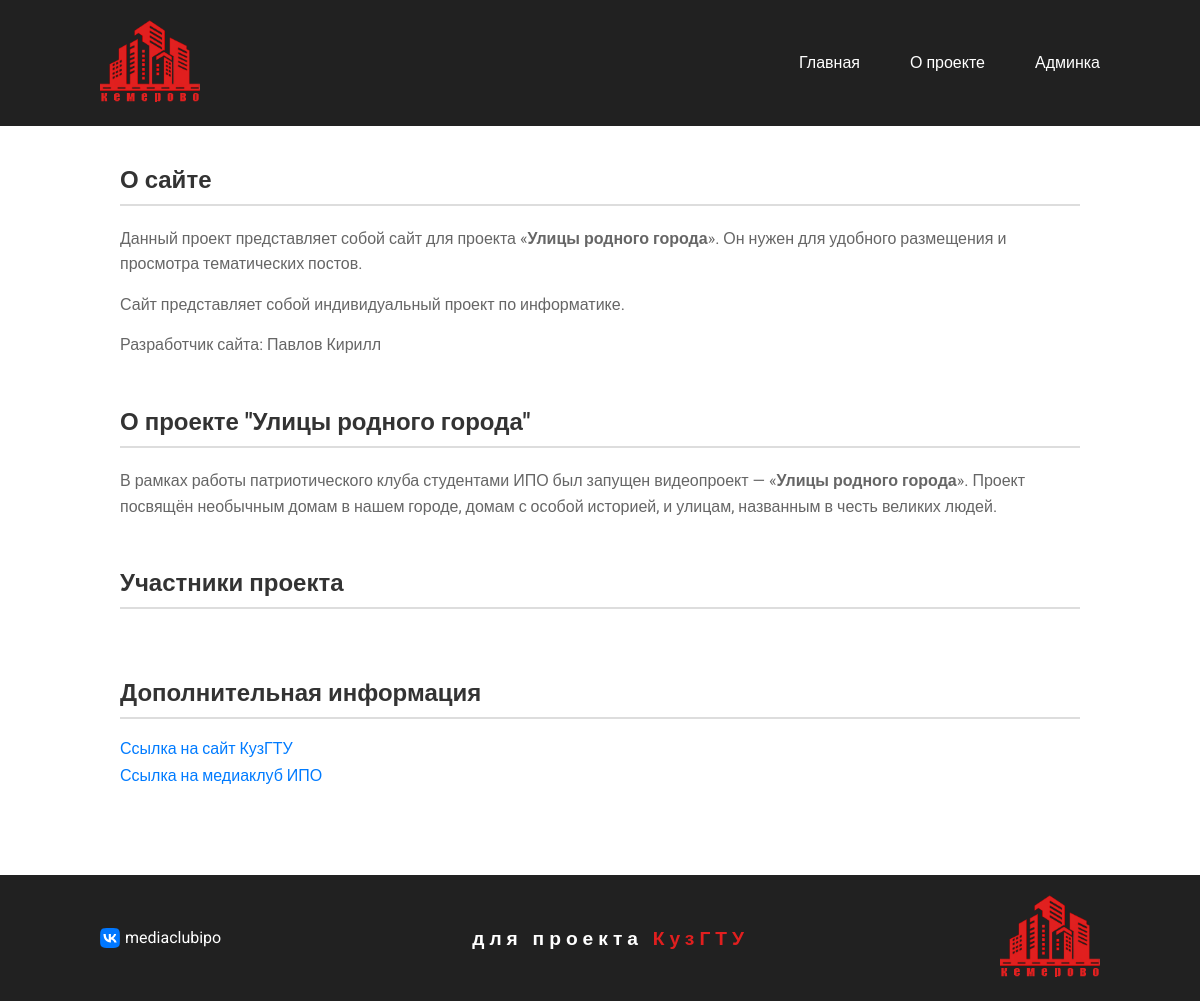
Page /about/ on the earlier database version.
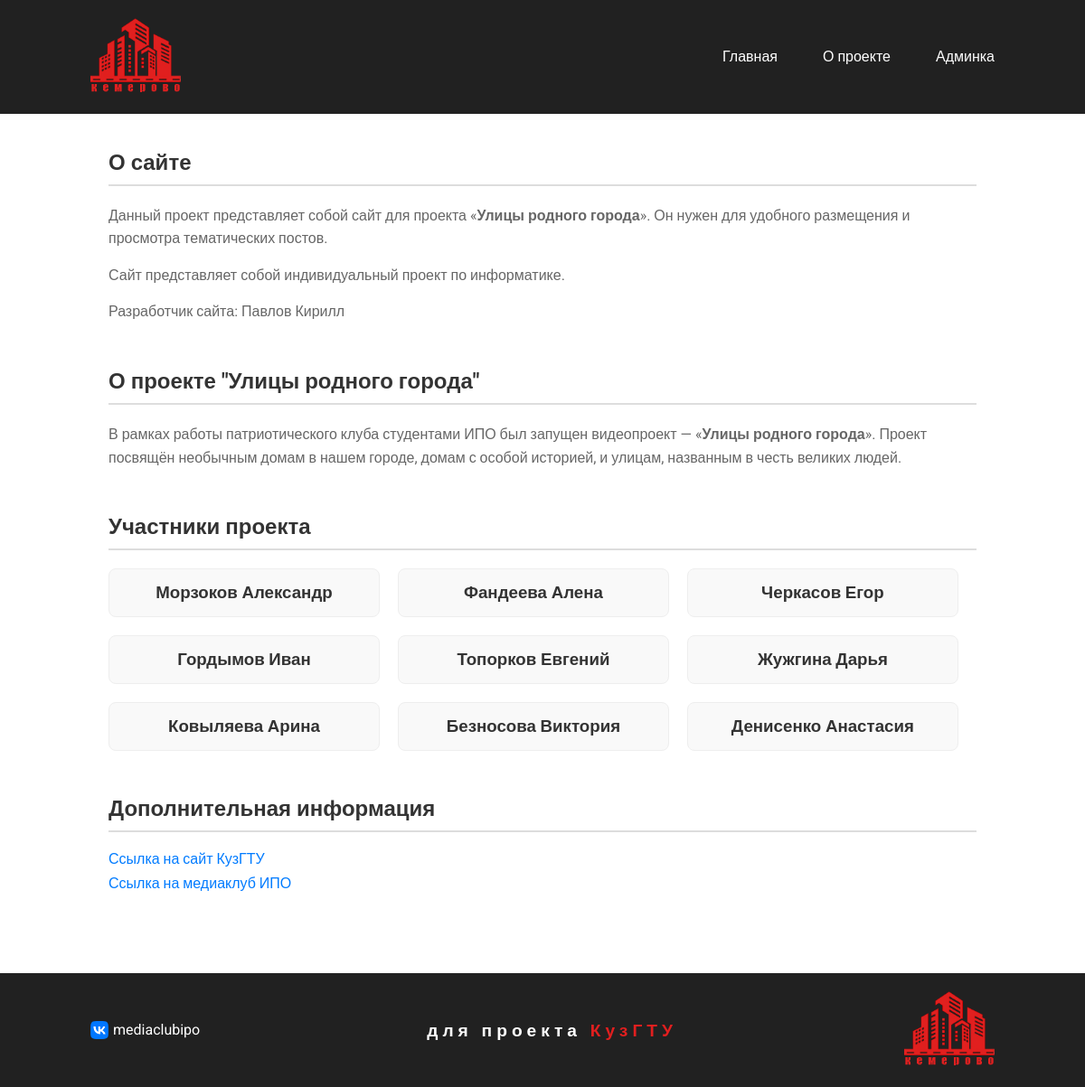
Same page on the later database version.
### config/models.py (models this page shows, shortened)
class Participant(models.Model):
	first_name = models.CharField(verbose_name='Имя', max_length=255, default='')
	last_name = models.CharField(verbose_name='Фамилия', max_length=255, default='')
	class Meta:
		verbose_name = 'Участник проекта'
		verbose_name_plural = 'Участники проекта'

### streets/views.py (the view)
# urls.py: path('about/', views.about, name='about')
def about(request):
	participants = Participant.objects.all()
	return render(request, 'about.html', {**default_context, 'participants': participants})

### streets/templates/about.html (shortened to what this page needs)
{% extends 'base.html' %}
{% load static %}
{% block head %}
<link rel="stylesheet" href="{% static 'css/about.css' %}">
<link rel="stylesheet" href="{% static 'css/adaptive_about.css' %}">
{% endblock %}
{% block content %}
<div class="container about-container">
	<section class="about-site">
		<h2>О сайте</h2>
		<p>
			Данный проект представляет собой сайт для проекта «<b>{{ project_name }}</b>». Он нужен для удобного размещения и просмотра тематических постов.
		</p>
		<p>
			Сайт представляет собой индивидуальный проект по информатике.
		</p>
		<p>
			Разработчик сайта: Павлов Кирилл
		</p>
	</section>
	<section class="about-project">
		<h2>О проекте "{{ project_name }}"</h2>
		<p>
			{{project_text|safe}}
		</p>
	</section>
	<section class="about-participants">
		<h2>Участники проекта</h2>
		<div class="participant-list">
			{% for participant in participants %}
				<div class="participant-card">
					<h3>{{participant.last_name}} {{ participant.first_name }}</h3>
				</div>
			{% endfor %}
			</div>
	</section>
	<section class="about-additional">
		<h2>Дополнительная информация</h2>
		<ul>
			<li><a href="https://kuzstu.ru/">Ссылка на сайт КузГТУ</a></li>
			<li><a href="https://vk.com/mediaclubipo">Ссылка на медиаклуб ИПО</a></li>
		</ul>
	</section>
</div>
{% endblock %}

### streets/templates/base.html (shortened to what this page needs)
{% load static %}
<!DOCTYPE html>
<html lang="en">
<head>
	<link rel="stylesheet" href="{% static 'css/base.css' %}">
	<link rel="stylesheet" href="{% static 'css/adaptive_base.css' %}">
	<link href='https://unpkg.com/boxicons@2.1.4/css/boxicons.min.css' rel='stylesheet'>
	{% block head %}
	{% endblock %}
</head>
<body style="height: 100%;">
	{% if scroll %}
	<div id="mainContent" class="scroll">
	{% else %}
	<div id="mainContent">
	{% endif %}
		<div class="header">
			<div class="container">
				<div class="logo">
					<img src="{% static 'images/logo.png' %}" alt="logo" class="logo-image">
				</div>
				<div class="nav">
					<div class="nav-list">
						<a href="{% url 'index' %}">Главная</a>
						<a href="{% url 'about' %}">О проекте</a>
						<a href="{% url 'admin:index' %}">Админка</a>
					</div>
				</div>
			</div>
		</div>
		<div class="container">
			<div class="content">
				{% block content %}
				{% endblock %}
			</div>
		</div>
		<div class="footer">
			<div class="container">
				<div class="contacts">
					<div class="vk">
						<img src="{% static 'images/VK.svg' %}" alt="vk logo">
						<a target="_blank" href="https://vk.com/mediaclubipo">mediaclubipo</a>
					</div>
				</div>
				<div class="footer-info">для проекта <a href="https://kuzstu.ru/" target="_blank">КузГТУ</a></div>
				<div class="logo">
					<img src="{% static 'images/logo.png' %}" alt="logo" class="logo-image">
				</div>
			</div>
		</div>
	</div>
</body>
</html>

### streets/static/css/base.css (style rules this page uses)
:root { --dark-gray: #212121; --dark-gray-text: #333; --hover-link-color: rgba(255,255,255,0.5); --gray: #666; --title: #323232; --logo: #e11f1f; --seashell: #F0F0F0; }
* { margin: 0; padding: 0; box-sizing: border-box; }
html { height: 100%; }
body { height: 100%; font-family: "Roboto", sans-serif; font-size: 1em; color: var(--dark-gray-text); }
a { text-decoration: none; color: var(--dark-gray); }
p { color: var(--gray); }
a { -webkit-tap-highlight-color: transparent; outline: none; }
.container { max-width: 1000px; width: 100%; height: 100%; margin: 0 auto; }
.header { position: relative; }
.header, .footer a { color: #fff; }
.header, .footer { background-color: var(--dark-gray); width: 100%; height: auto; }
.header .container { display: flex; justify-content: space-between; align-items: center; }
.footer .container { display: flex; justify-content: space-between; align-items: center; }
.footer-info { font-size: 1.2em; letter-spacing: 5px; font-weight: 600; color: #fff; text-align: center; }
.footer-info a { color: var(--logo); font-weight: 800; transition: 0.5s ease-in-out; }
.nav { display: flex; gap: 50px; transition: 0.3s; }
.nav-list { display: flex; gap: 50px; list-style: none; margin: 0; padding: 0; }
.nav-list a { text-decoration: none; color: #fff; }
.logo { padding: 20px 0 20px; }
.logo-image { width: 100px; }
.vk { display: flex; align-items: center; gap: 5px; }
.vk img { width: 20px; }
.content { padding: 40px 0 40px; display: flex; flex-direction: column; gap: 40px; width: 100%; height:100%; }

### streets/static/css/about.css (style rules this page uses)
section { margin-bottom: 50px; }
.about-container { max-width: 960px; margin: 0 auto; }
h2 { font-size: 24px; margin-bottom: 20px; color: var(--dark-gray-text); border-bottom: 2px solid #ddd; padding-bottom: 10px; }
p { line-height: 1.6; margin-bottom: 15px; color: var(--gray); }
.about-participants .participant-list { display: flex; flex-wrap: wrap; gap: 20px; margin-bottom: 30px; }
.about-participants .participant-card { background-color: #f9f9f9; border: 1px solid #eee; padding: 15px; border-radius: 8px; text-align: center; width: calc(33.33% - 20px); box-sizing: border-box; }
.about-additional a { text-decoration: none; color: #007bff; }
.about-additional ul { list-style: none; padding-left: 0; }
.about-additional li { margin-bottom: 8px; }

Differences in the rows shown:
added Participant: last_name "Морзоков", first_name "Александр"
added Participant: last_name "Фандеева", first_name "Алена"
added Participant: last_name "Черкасов", first_name "Егор"
added Participant: last_name "Гордымов", first_name "Иван"
added Participant: last_name "Топорков", first_name "Евгений"
added Participant: last_name "Жужгина", first_name "Дарья"
added Participant: last_name "Ковыляева", first_name "Арина"
added Participant: last_name "Безносова", first_name "Виктория"
added Participant: last_name "Денисенко", first_name "Анастасия"
